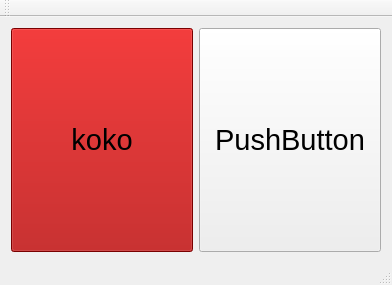
<?xml version="1.0" encoding="UTF-8"?>
<ui version="4.0">
 <class>MainWindow</class>
 <widget class="QMainWindow" name="MainWindow">
  <property name="geometry">
   <rect>
    <x>0</x>
    <y>0</y>
    <width>392</width>
    <height>285</height>
   </rect>
  </property>
  <property name="windowTitle">
   <string>MainWindow</string>
  </property>
  <widget class="QWidget" name="centralWidget">
   <layout class="QHBoxLayout" name="horizontalLayout">
    <item>
     <widget class="myButton" name="pushButton">
      <property name="sizePolicy">
       <sizepolicy hsizetype="Ignored" vsizetype="Ignored">
        <horstretch>0</horstretch>
        <verstretch>0</verstretch>
       </sizepolicy>
      </property>
      <property name="font">
       <font>
        <pointsize>22</pointsize>
       </font>
      </property>
      <property name="styleSheet">
       <string notr="true">background-color: rgb(170, 0, 0);</string>
      </property>
      <property name="text">
       <string>koko</string>
      </property>
     </widget>
    </item>
    <item>
     <widget class="myButton" name="pushButton_2">
      <property name="enabled">
       <bool>true</bool>
      </property>
      <property name="sizePolicy">
       <sizepolicy hsizetype="Ignored" vsizetype="Ignored">
        <horstretch>0</horstretch>
        <verstretch>0</verstretch>
       </sizepolicy>
      </property>
      <property name="font">
       <font>
        <pointsize>22</pointsize>
       </font>
      </property>
      <property name="styleSheet">
       <string notr="true">fontSizeMode: fit</string>
      </property>
      <property name="text">
       <string>PushButton</string>
      </property>
     </widget>
    </item>
   </layout>
  </widget>
  <widget class="QMenuBar" name="menuBar">
   <property name="geometry">
    <rect>
     <x>0</x>
     <y>0</y>
     <width>392</width>
     <height>21</height>
    </rect>
   </property>
  </widget>
  <widget class="QToolBar" name="mainToolBar">
   <attribute name="toolBarArea">
    <enum>TopToolBarArea</enum>
   </attribute>
   <attribute name="toolBarBreak">
    <bool>false</bool>
   </attribute>
  </widget>
  <widget class="QStatusBar" name="statusBar"/>
 </widget>
 <layoutdefault spacing="6" margin="11"/>
 <customwidgets>
  <customwidget>
   <class>myButton</class>
   <extends>QPushButton</extends>
   <header location="global">mybutton/mybutton.h</header>
  </customwidget>
 </customwidgets>
 <resources/>
 <connections/>
</ui>
